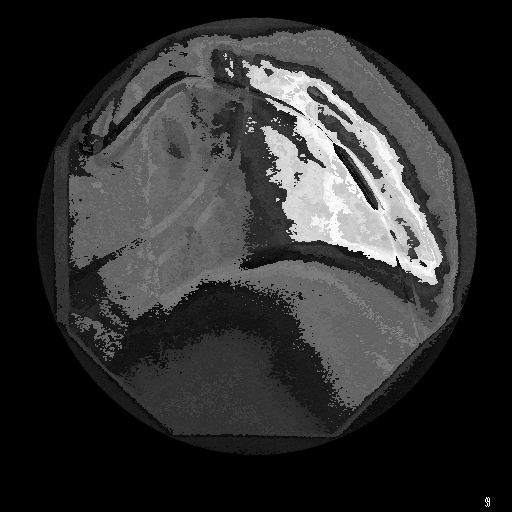
#> input picture 9.png, 512 x 512 px
$ python histogram.py
#> lines starting #> are read from the running program, lines starting #| are printed output that depends on the picture

import numpy as np
from matplotlib import pyplot as plt
import cv2

path = "9.png"
# path = "Image_cipher\\0003_1_cipher.png"
# path_key = "Image_cipher\\img__key_cipher.png"
# path = "Image_plain\\img__key_plain.png"
# importing required libraries of opencv

# reads an input image
img = cv2.imread(path,0)
#> img is the input picture: shape (512, 512); min 0, max 255, mean 48.7

# find frequency of pixels in range 0-255
histr = cv2.calcHist([img],[0],None,[256],[0,255])
#> histr = 256 values, max 110023 at index 0, min 0 at index 128, mean 1023.3

# show the plotting graph of an image
plt.figure(figsize=(8,8))
plt.plot(histr)
plt.show()
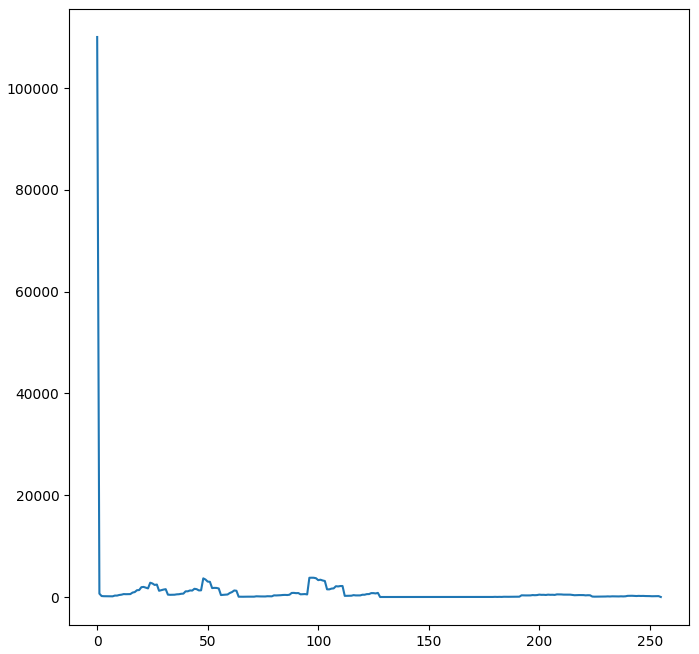
#> figure drawn by matplotlib, 1 panel; curve peaks at x = 0, y = 110023
plt.savefig('ddd.png')

$ run again, with Image_plain/img__key_plain.png copied over 9.png
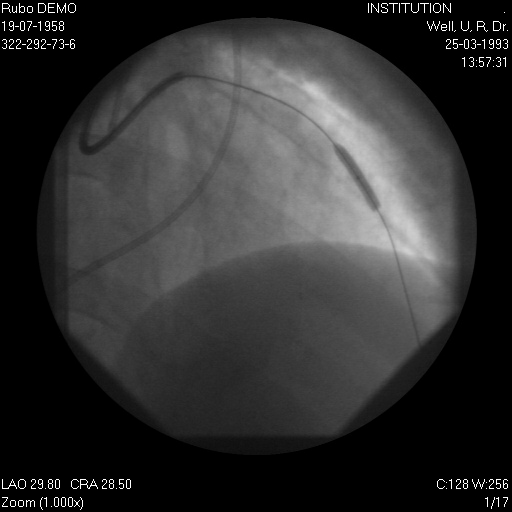
#> input picture Image_plain/img__key_plain.png, 512 x 512 px
#> img is the input picture: shape (512, 512); min 0, max 255, mean 48.6
#> histr = 256 values, max 108243 at index 0, min 0 at index 209, mean 1016.6
#> `plt.show()`:
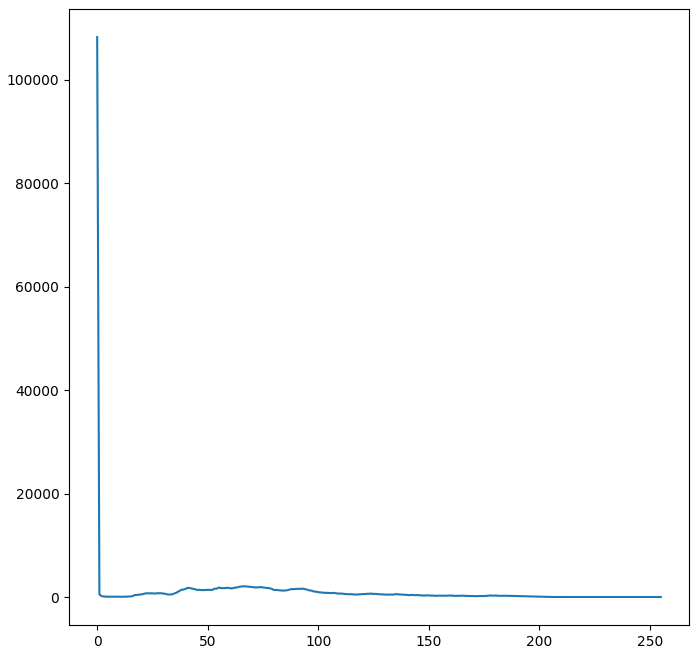
#> figure drawn by matplotlib, 1 panel; curve peaks at x = 0, y = 108243
